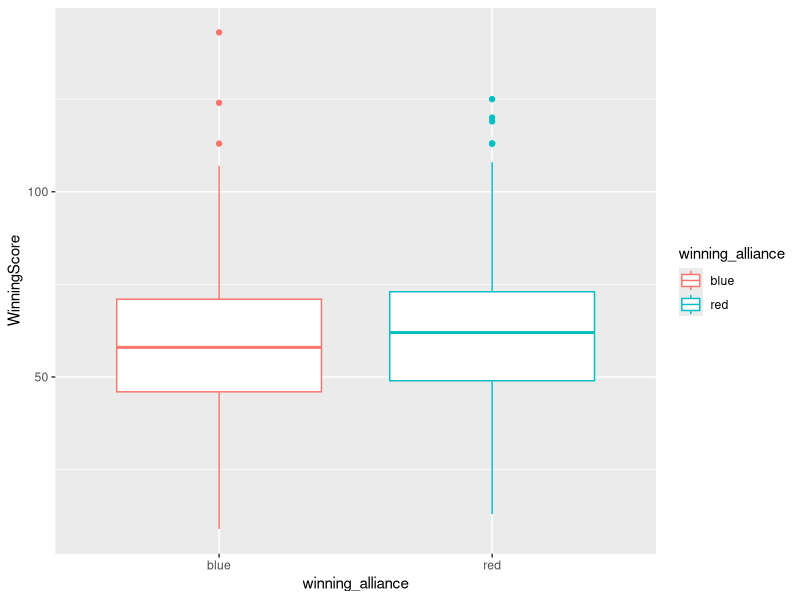

Source code (R):
## ---- chunk 1
#Load your data here
library(tidyverse)
events <- read_csv("data/events.csv") %>% mutate_if(is.character, factor)
matchdetails <- read_csv("data/matchdetails.csv") %>% mutate_if(is.character, factor)
teams <- read_csv("data/teams.csv") %>% mutate_if(is.character, factor)


## ---- chunk 2
blueWinnerDetails <- rename(select(subset(matchdetails, matchdetails$winning_alliance == "blue"), 
                               "winning_alliance",
                               "alliances.blue.score"),
                            WinningScore = alliances.blue.score)
redWinnerDetails <- rename(select(subset(matchdetails, matchdetails$winning_alliance == "red"), 
                                  "winning_alliance",
                                  "alliances.red.score"),
                           WinningScore = alliances.red.score)

winnerDetails <- rbind(redWinnerDetails, blueWinnerDetails)

g <- ggplot(winnerDetails, aes(x = winning_alliance, y = WinningScore, color = winning_alliance))
g + geom_boxplot()

## ---- chunk 3

